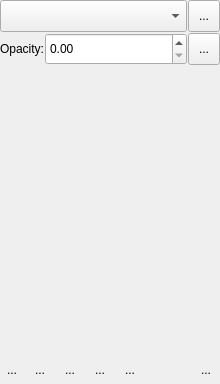
<?xml version="1.0" encoding="UTF-8"?>
<ui version="4.0">
 <author>
    SPDX-FileCopyrightText: none
    SPDX-License-Identifier: GPL-3.0-or-later
  </author>
 <class>WdgLayerBox</class>
 <widget class="QWidget" name="WdgLayerBox">
  <property name="geometry">
   <rect>
    <x>0</x>
    <y>0</y>
    <width>220</width>
    <height>384</height>
   </rect>
  </property>
  <layout class="QVBoxLayout" name="verticalLayout">
   <property name="spacing">
    <number>1</number>
   </property>
   <property name="leftMargin">
    <number>0</number>
   </property>
   <property name="topMargin">
    <number>0</number>
   </property>
   <property name="rightMargin">
    <number>0</number>
   </property>
   <property name="bottomMargin">
    <number>0</number>
   </property>
   <item>
    <layout class="QHBoxLayout" name="hbox2">
     <property name="leftMargin">
      <number>0</number>
     </property>
     <property name="topMargin">
      <number>0</number>
     </property>
     <property name="rightMargin">
      <number>0</number>
     </property>
     <property name="bottomMargin">
      <number>0</number>
     </property>
     <item>
      <widget class="KisCompositeOpComboBox" name="cmbComposite">
       <property name="sizePolicy">
        <sizepolicy hsizetype="MinimumExpanding" vsizetype="Minimum">
         <horstretch>0</horstretch>
         <verstretch>0</verstretch>
        </sizepolicy>
       </property>
       <property name="toolTip">
        <string>Blending Mode</string>
       </property>
       <property name="whatsThis">
        <string>Select the blending mode for the layer.</string>
       </property>
      </widget>
     </item>
     <item>
      <widget class="KisLayerFilterWidgetToolButton" name="bnLayerFilters">
       <property name="sizePolicy">
        <sizepolicy hsizetype="Minimum" vsizetype="Minimum">
         <horstretch>0</horstretch>
         <verstretch>0</verstretch>
        </sizepolicy>
       </property>
       <property name="minimumSize">
        <size>
         <width>32</width>
         <height>32</height>
        </size>
       </property>
       <property name="maximumSize">
        <size>
         <width>32</width>
         <height>32</height>
        </size>
       </property>
       <property name="text">
        <string>...</string>
       </property>
       <property name="iconSize">
        <size>
         <width>22</width>
         <height>22</height>
        </size>
       </property>
      </widget>
     </item>
    </layout>
   </item>
   <item>
    <layout class="QHBoxLayout" name="opacityLayout" stretch="0,0,0">
     <property name="topMargin">
      <number>0</number>
     </property>
     <property name="bottomMargin">
      <number>0</number>
     </property>
     <item>
      <widget class="QLabel" name="opacityLabel">
       <property name="text">
        <string>Opacity:</string>
       </property>
      </widget>
     </item>
     <item>
      <widget class="KisDoubleSliderSpinBox" name="doubleOpacity">
       <property name="sizePolicy">
        <sizepolicy hsizetype="MinimumExpanding" vsizetype="Minimum">
         <horstretch>0</horstretch>
         <verstretch>0</verstretch>
        </sizepolicy>
       </property>
       <property name="toolTip">
        <string>Layer Opacity</string>
       </property>
       <property name="whatsThis">
        <string>Adjust the transparency of the layer</string>
       </property>
      </widget>
     </item>
     <item>
      <widget class="QToolButton" name="configureLayerDockerToolbar">
       <property name="sizePolicy">
        <sizepolicy hsizetype="Minimum" vsizetype="Minimum">
         <horstretch>0</horstretch>
         <verstretch>0</verstretch>
        </sizepolicy>
       </property>
       <property name="minimumSize">
        <size>
         <width>32</width>
         <height>32</height>
        </size>
       </property>
       <property name="maximumSize">
        <size>
         <width>32</width>
         <height>32</height>
        </size>
       </property>
       <property name="text">
        <string>...</string>
       </property>
       <property name="iconSize">
        <size>
         <width>22</width>
         <height>22</height>
        </size>
       </property>
      </widget>
     </item>
    </layout>
   </item>
   <item>
    <layout class="QHBoxLayout" name="horizontalLayout">
     <item>
      <widget class="NodeView" name="listLayers" native="true">
       <property name="sizePolicy">
        <sizepolicy hsizetype="MinimumExpanding" vsizetype="Expanding">
         <horstretch>0</horstretch>
         <verstretch>0</verstretch>
        </sizepolicy>
       </property>
      </widget>
     </item>
    </layout>
   </item>
   <item>
    <layout class="QHBoxLayout" name="hbox1" stretch="0,0,0,0,0,1,0">
     <property name="spacing">
      <number>2</number>
     </property>
     <property name="topMargin">
      <number>0</number>
     </property>
     <item>
      <widget class="KisToolButton" name="bnAdd">
       <property name="minimumSize">
        <size>
         <width>0</width>
         <height>28</height>
        </size>
       </property>
       <property name="maximumSize">
        <size>
         <width>16777215</width>
         <height>28</height>
        </size>
       </property>
       <property name="toolTip">
        <string>Add new layer or mask</string>
       </property>
       <property name="text">
        <string>...</string>
       </property>
       <property name="autoRaise">
        <bool>true</bool>
       </property>
      </widget>
     </item>
     <item>
      <widget class="QToolButton" name="bnDuplicate">
       <property name="minimumSize">
        <size>
         <width>28</width>
         <height>28</height>
        </size>
       </property>
       <property name="toolTip">
        <string>Duplicate layer or mask</string>
       </property>
       <property name="text">
        <string>...</string>
       </property>
       <property name="iconSize">
        <size>
         <width>22</width>
         <height>22</height>
        </size>
       </property>
       <property name="autoRaise">
        <bool>true</bool>
       </property>
      </widget>
     </item>
     <item>
      <widget class="QToolButton" name="bnLower">
       <property name="minimumSize">
        <size>
         <width>28</width>
         <height>28</height>
        </size>
       </property>
       <property name="toolTip">
        <string>Move layer or mask down</string>
       </property>
       <property name="text">
        <string>...</string>
       </property>
       <property name="iconSize">
        <size>
         <width>22</width>
         <height>22</height>
        </size>
       </property>
       <property name="autoRaise">
        <bool>true</bool>
       </property>
      </widget>
     </item>
     <item>
      <widget class="QToolButton" name="bnRaise">
       <property name="minimumSize">
        <size>
         <width>28</width>
         <height>28</height>
        </size>
       </property>
       <property name="toolTip">
        <string>Move layer or mask up</string>
       </property>
       <property name="text">
        <string>...</string>
       </property>
       <property name="iconSize">
        <size>
         <width>22</width>
         <height>22</height>
        </size>
       </property>
       <property name="autoRaise">
        <bool>true</bool>
       </property>
      </widget>
     </item>
     <item>
      <widget class="QToolButton" name="bnProperties">
       <property name="minimumSize">
        <size>
         <width>28</width>
         <height>28</height>
        </size>
       </property>
       <property name="toolTip">
        <string>View or change the layer properties</string>
       </property>
       <property name="text">
        <string>...</string>
       </property>
       <property name="iconSize">
        <size>
         <width>22</width>
         <height>22</height>
        </size>
       </property>
       <property name="autoRaise">
        <bool>true</bool>
       </property>
      </widget>
     </item>
     <item>
      <spacer name="spacer">
       <property name="orientation">
        <enum>Qt::Horizontal</enum>
       </property>
       <property name="sizeType">
        <enum>QSizePolicy::Expanding</enum>
       </property>
       <property name="sizeHint" stdset="0">
        <size>
         <width>0</width>
         <height>28</height>
        </size>
       </property>
      </spacer>
     </item>
     <item>
      <widget class="QToolButton" name="bnDelete">
       <property name="minimumSize">
        <size>
         <width>28</width>
         <height>28</height>
        </size>
       </property>
       <property name="toolTip">
        <string>Delete the layer or mask</string>
       </property>
       <property name="text">
        <string>...</string>
       </property>
       <property name="iconSize">
        <size>
         <width>22</width>
         <height>22</height>
        </size>
       </property>
       <property name="autoRaise">
        <bool>true</bool>
       </property>
      </widget>
     </item>
    </layout>
   </item>
  </layout>
 </widget>
 <customwidgets>
  <customwidget>
   <class>KisDoubleParseSpinBox</class>
   <extends>QDoubleSpinBox</extends>
   <header>kis_double_parse_spin_box.h</header>
  </customwidget>
  <customwidget>
   <class>KisDoubleSliderSpinBox</class>
   <extends>KisDoubleParseSpinBox</extends>
   <header location="global">kis_slider_spin_box.h</header>
   <container>1</container>
  </customwidget>
  <customwidget>
   <class>KisCompositeOpComboBox</class>
   <extends>QComboBox</extends>
   <header>widgets/kis_cmb_composite.h</header>
  </customwidget>
  <customwidget>
   <class>NodeView</class>
   <extends></extends>
   <header location="global">NodeView.h</header>
  </customwidget>
  <customwidget>
   <class>KisToolButton</class>
   <extends>QToolButton</extends>
   <header>kis_tool_button.h</header>
  </customwidget>
  <customwidget>
   <class>KisLayerFilterWidgetToolButton</class>
   <extends>QToolButton</extends>
   <header>libs/ui/widgets/kis_layer_filter_widget.h</header>
  </customwidget>
 </customwidgets>
 <tabstops>
  <tabstop>cmbComposite</tabstop>
  <tabstop>bnDuplicate</tabstop>
  <tabstop>bnLower</tabstop>
  <tabstop>bnRaise</tabstop>
  <tabstop>bnProperties</tabstop>
  <tabstop>bnDelete</tabstop>
 </tabstops>
 <resources/>
 <connections/>
</ui>
